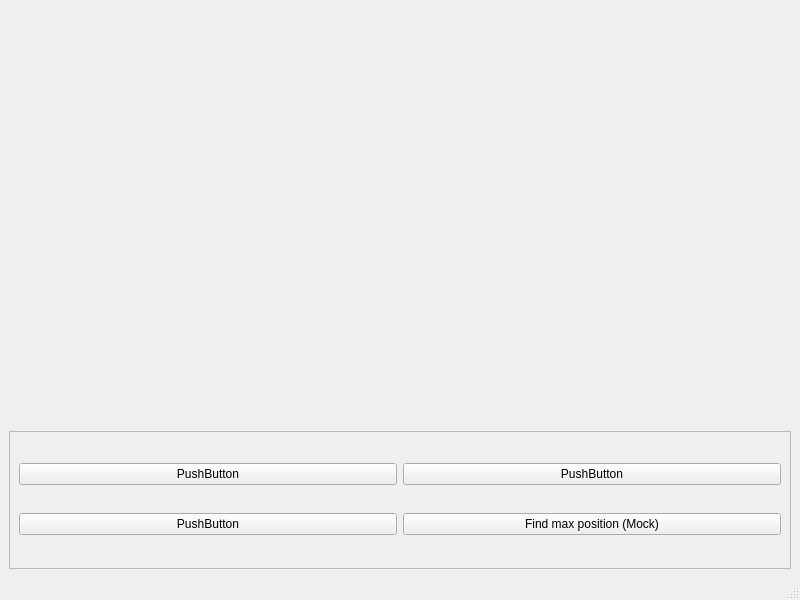
<?xml version="1.0" encoding="UTF-8"?>
<ui version="4.0">
 <class>MainWindow</class>
 <widget class="QMainWindow" name="MainWindow">
  <property name="geometry">
   <rect>
    <x>0</x>
    <y>0</y>
    <width>800</width>
    <height>600</height>
   </rect>
  </property>
  <property name="windowTitle">
   <string>MainWindow</string>
  </property>
  <widget class="QWidget" name="centralwidget">
   <layout class="QVBoxLayout" name="verticalLayout" stretch="75,25">
    <item>
     <widget class="QWidget" name="openGLView" native="true"/>
    </item>
    <item>
     <widget class="QFrame" name="frame">
      <property name="frameShape">
       <enum>QFrame::StyledPanel</enum>
      </property>
      <property name="frameShadow">
       <enum>QFrame::Raised</enum>
      </property>
      <layout class="QGridLayout" name="gridLayout">
       <item row="1" column="1">
        <widget class="QPushButton" name="findMaxPosition">
         <property name="text">
          <string>Find max position (Mock)</string>
         </property>
        </widget>
       </item>
       <item row="0" column="1">
        <widget class="QPushButton" name="pushButton_2">
         <property name="text">
          <string>PushButton</string>
         </property>
        </widget>
       </item>
       <item row="0" column="0">
        <widget class="QPushButton" name="pushButton_3">
         <property name="text">
          <string>PushButton</string>
         </property>
        </widget>
       </item>
       <item row="1" column="0">
        <widget class="QPushButton" name="pushButton_4">
         <property name="text">
          <string>PushButton</string>
         </property>
        </widget>
       </item>
      </layout>
     </widget>
    </item>
   </layout>
  </widget>
  <widget class="QMenuBar" name="menubar">
   <property name="geometry">
    <rect>
     <x>0</x>
     <y>0</y>
     <width>800</width>
     <height>24</height>
    </rect>
   </property>
  </widget>
  <widget class="QStatusBar" name="statusbar"/>
 </widget>
 <resources/>
 <connections/>
</ui>
